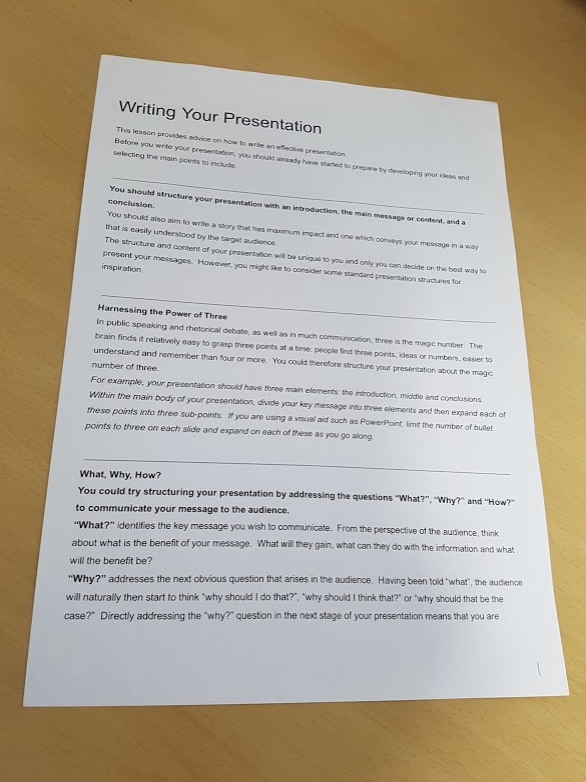
#> input picture img/paper.jpg, 586 x 782 px
$ python 18LineCircle.py
#> lines starting #> are read from the running program, lines starting #| are printed output that depends on the picture; after the words box and inside, x2 and y2 are one past the last pixel; in counts of white or black regions, pixels touching at a corner belong together
# 2024.11.25 이미지 처리 수업
# Canny edge detector를 이용한 라인과 원의 검출

import cv2
import numpy as np

# 1. 허프 변환을 이용한 직선 검출 cv2.HoughLines()
img = cv2.imread('./img/paper.jpg')
#> img is the input picture: shape (782, 586, 3); mean B, G, R 152.7, 169.1, 178.7

# 컬러이미지는 흑백으로 변환하기
# img = cv2.imread('./img/paper.jpg', cv2.IMREAD_GRAYSCALE)

edges = cv2.Canny(img, 50, 150, apertureSize=3)
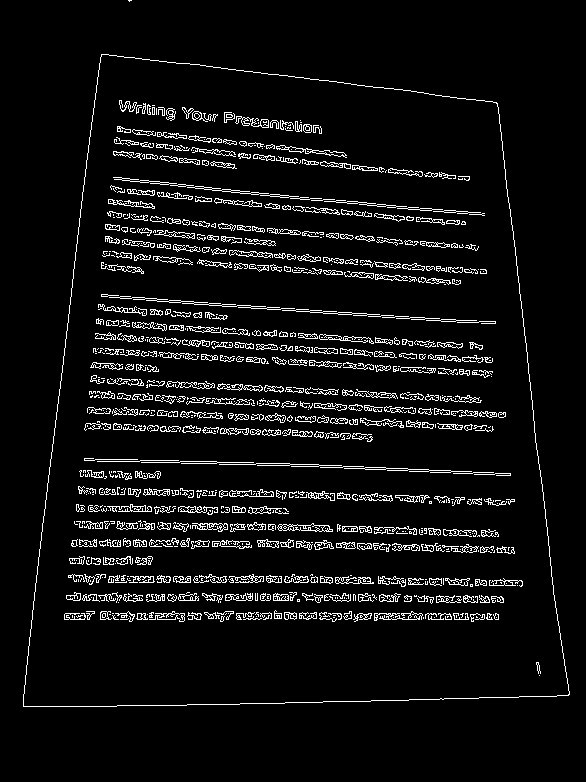
#> edges: shape (782, 586); 6.2% white in thin lines or dots, all inside (x1, y1, x2, y2) = (23, 0, 570, 707)
lines = cv2.HoughLines(edges, 1, np.pi/180, 200)
#> lines = 21 rows, first 8: [106, 0.122], [289, 1.64], [287, 1.64], [613, 1.57], [707, 1.55], [619, 1.57], [546, 1.57], [582, 1.57]
print(lines)
#> (printed output is left out)
if lines is not None:
    for line in lines:
        rho, theta = line[0]
        a = np.cos(theta)
        b = np.sin(theta)
        x0 = a * rho
        y0 = b * rho
        # 직선 방정식으로부터 직선의 시작점과 끝점 계산
        x1 = int(x0 + 1000 * (-b))
        y1 = int(y0 + 1000 * (a))
        x2 = int(x0 - 1000 * (-b))
        y2 = int(y0 - 1000 * (a))
        # 직선 그리기
        cv2.line(img, (x1, y1), (x2, y2), (0, 0, 255), 2)
#> this loop made 21 passes
#> (rho, theta, a, b, x0, y0, x1, y1) on passes 1 to 12: (106, 0.122, 0.993, 0.122, 105.2, 12.92, -16, 1005), (289, 1.64, -0.0698, 0.998, -20.16, 288.3, -1017, 218), (287, 1.64, -0.0698, 0.998, -20.02, 286.3, -1017, 216), (613, 1.57, -4.37e-08, 1, -2.68e-05, 613, -1000, 612), (707, 1.55, 0.0175, 1, 12.34, 706.9, -987, 724), (619, 1.57, -4.37e-08, 1, -2.71e-05, 619, -1000, 618), (546, 1.57, -4.37e-08, 1, -2.39e-05, 546, -1000, 545), (582, 1.57, -4.37e-08, 1, -2.54e-05, 582, -1000, 581), (576, 1.59, -0.0175, 1, -10.05, 575.9, -1009, 558), (455, 1.61, -0.0349, 0.999, -15.88, 454.7, -1015, 419), (600, 1.57, -4.37e-08, 1, -2.62e-05, 600, -1000, 599), (40, 1.69, -0.122, 0.993, -4.87, 39.7, -997, -82)
#> img: shape (782, 586, 3); 7.8% of pixels changed, all inside (x1, y1, x2, y2) = (0, 0, 586, 782)

cv2.imshow('img', img)
cv2.imshow('edges', edges)
cv2.waitKey()
cv2.destroyAllWindows()


# 2. 확률적 허프 변환을 이용한 직선 검출 cv2.HoughLinesP()

img = cv2.imread('./img/flower_wall.jpg')
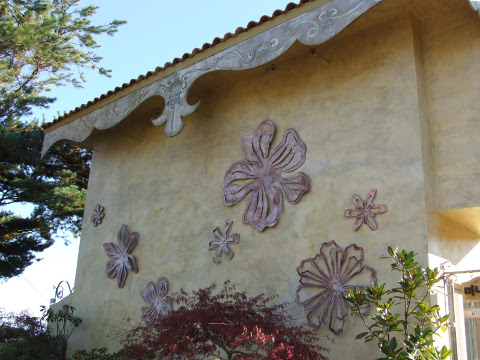
#> input picture img/flower_wall.jpg, 480 x 360 px
#> img is the input picture: shape (360, 480, 3); mean B, G, R 113.8, 125.1, 126.4
edges = cv2.Canny(img, 50, 150, apertureSize=3)
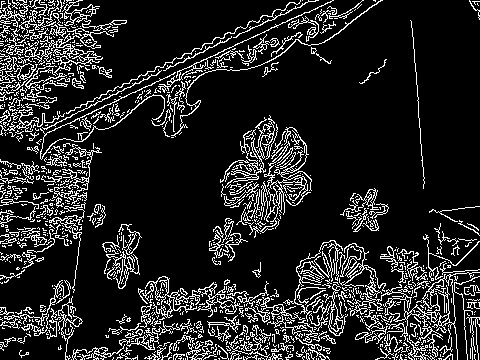
#> edges: shape (360, 480); 14.5% white in thin lines or dots
linesp = cv2.HoughLinesP(edges, 1, np.pi/180, 180)
#> linesp = [[284, 22, 306, 12], [110, 103, 127, 95], [151, 84, 155, 82], [144, 87, 150, 85], [252, 37, 265, 31], [177, 72, 179, 71]]

print(linesp)
#| [[[284  22 306  12]]
#|  [[110 103 127  95]]
#|  [[151  84 155  82]]
#|  [[144  87 150  85]]
#|  [[252  37 265  31]]
#|  [[177  72 179  71]]]
if linesp is not None:
    for line in linesp:
        x1, y1, x2, y2 = line[0]
        cv2.line(img, (x1, y1), (x2, y2), (0, 0, 255), 2)
#> this loop made 6 passes
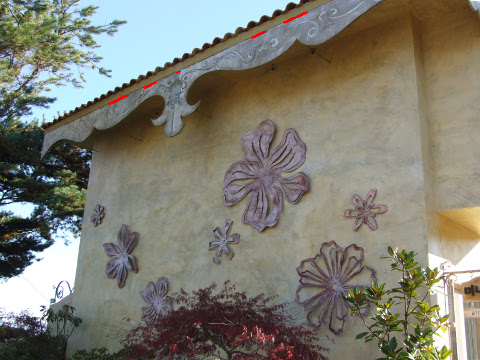
#> img: shape (360, 480, 3); 0.12% of pixels changed, all inside (x1, y1, x2, y2) = (109, 11, 308, 105)

cv2.imshow('img', img)
cv2.waitKey()
cv2.destroyAllWindows()


# 3. 허프 변환을 이용한 원 검출 cv2.HoughCircles()

img = cv2.imread('./img/coins_spread1.jpg')
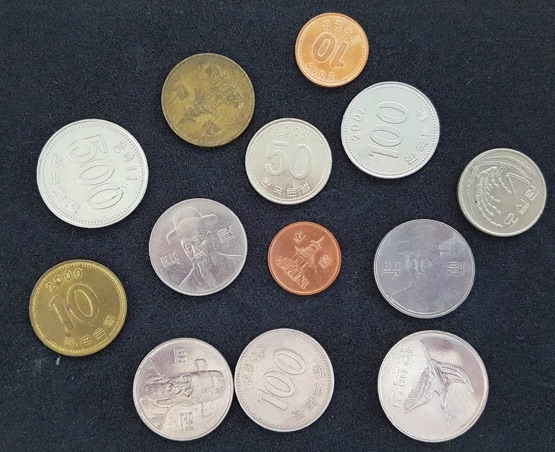
#> input picture img/coins_spread1.jpg, 555 x 452 px
#> img is the input picture: shape (452, 555, 3); mean B, G, R 97.4, 96.7, 97.4
imgray = cv2.cvtColor(img, cv2.COLOR_BGR2GRAY)
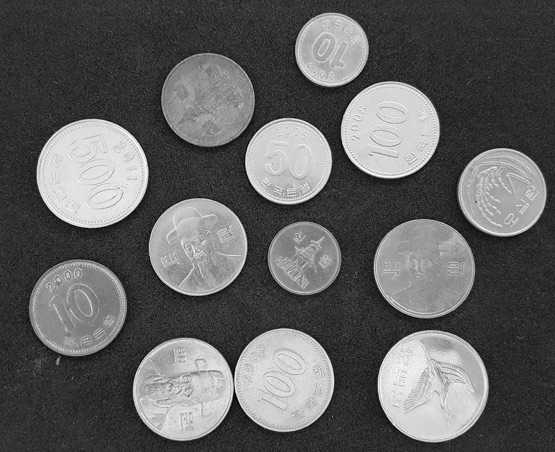
#> imgray: shape (452, 555); min 1, max 255, mean 97
circles = cv2.HoughCircles(imgray, method=cv2.HOUGH_GRADIENT, dp=1, minDist=50, param2=100, minRadius=10, maxRadius=100)
#> circles = [[288.5, 160.5, 43.1], [432.5, 386.5, 55.4], [283.5, 381.5, 49.9], [75.5, 306.5, 43.3], [389.5, 129.5, 48.8], [94.5, 172.5, 53.2], [502.5, 191.5, 44], [198.5, 245.5, 47.7], [330.5, 50.5, 35.5], [305.5, 258.5, 35.5]]
circles = np.int32(circles)
#> circles = [[288, 160, 43], [432, 386, 55], [283, 381, 49], [75, 306, 43], [389, 129, 48], [94, 172, 53], [502, 191, 44], [198, 245, 47], [330, 50, 35], [305, 258, 35]]
for circle in circles[0, :]:
    cx, cy, r = circle
    cv2.circle(img, (cx, cy), r, (0,0,255), 2)
#> this loop made 10 passes
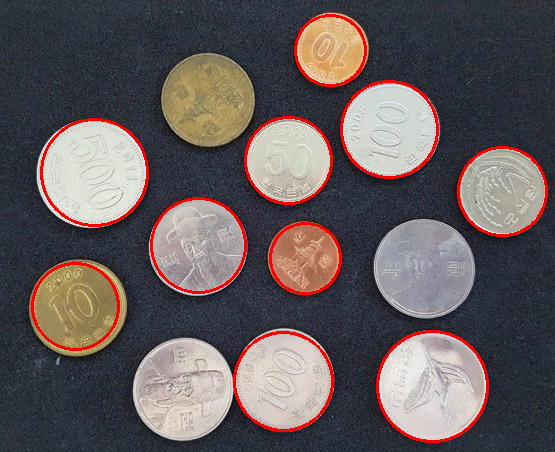
#> img: shape (452, 555, 3); 3.38% of pixels changed, all inside (x1, y1, x2, y2) = (31, 14, 548, 443)
print(circles)
#| [[[288 160  43]
#|   [432 386  55]
#|   [283 381  49]
#|   [ 75 306  43]
#|   [389 129  48]
#|   [ 94 172  53]
#|   [502 191  44]
#|   [198 245  47]
#|   [330  50  35]
#|   [305 258  35]]]

cv2.imshow('img', img)
cv2.waitKey()
cv2.destroyAllWindows()
